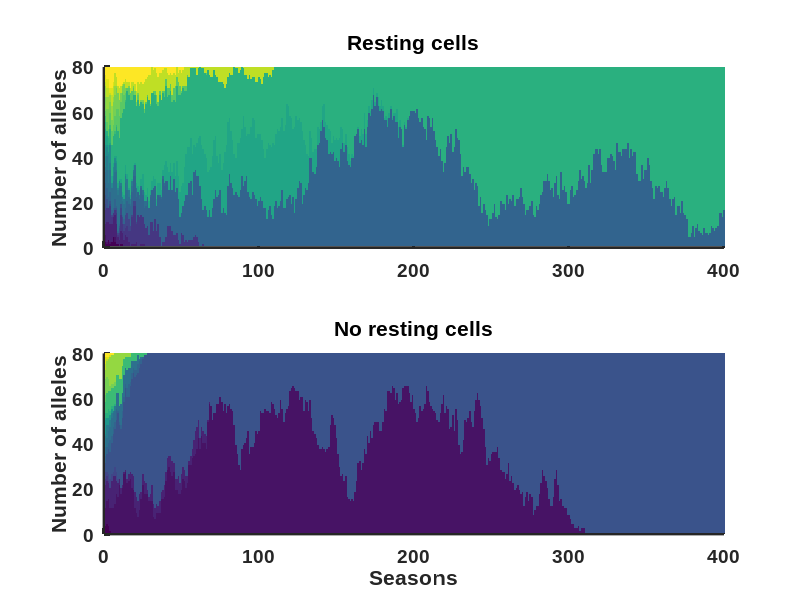

Write the MATLAB code that produced this figure.
clear all
close all
clc

% Parameters and start values
seasons = 400; % number of seasons
startsize = 80;% number of allels starting the two different strategies
percentsediment = 0.25; % percent allels picked from the sediment
startfrombloom = floor(startsize*(1-percentsediment)); % number of allels starting from last years bloom
startfromsediment = ceil(startsize*percentsediment); % number of alleles starting from the sediment
numberofalleles = 20;
alleles = [1:numberofalleles]; % possible alleles
k = 0.3; % rate of decay in the exponetial curve from which the sediment alleles are drawn
history = 20; % the number of seasons back in time from which alleles can be regenerated
for i = 1:history
   sediment(i,:) = randsample(alleles,startsize,true); % building up a starting sediment
end
pop1 = randsample(alleles,startsize,true); % starting population with resting stages
pop2 = randsample(alleles,startsize,true); % starting population without resting stages

% Predefinitions
endbloomplot1 = zeros(startsize,seasons);
endbloomplot2 = zeros(startsize,seasons);
sedimenttobloom = zeros(1,startfromsediment);

% Calculations
    for strategi = 1:2; % tests two life history strategies (forming and not forming resting cells)
        for t = 1:seasons % number of seasons with one bloom in each
            if strategi==1 % forming resting cells
                
                % save bloom
                endbloom1 = pop1;
                endbloomplot1(:,t) = sort(endbloom1);
                
                % make sediment
                sediment = [pop1;sediment];
                sediment = sediment(1:history,:); % keep only the needed depth
                
                % set pop to zero
                pop1 = zeros(1,startsize);
                
                % add allels from the privious bloom to the next bloom
                pop1 = randsample(endbloom1,startfrombloom,true);
                
                % add allels from the sediment to the next bloom
                column = randi([1 startsize],1,startfromsediment); % picks columns
                row = floor(-1/k*log(exp(-k*1)+rand(1,startfromsediment)*(exp(-k*(history+1))-exp(-k*1)))); % picks rows with an exponentiallly decreasing function, from this page http://www.mathworks.com/matlabcentral/newsreader/view_thread/292852
                
                for i = 1:startfromsediment % picks alleles from sediment according to positions generated above
                    sedimenttobloom1(i) = sediment(row(i),column(i));
                end
                
                pop1(startfrombloom+1:startsize) = sedimenttobloom1; % adds allels to pop
                
            else  % startegi 2, not forming resting cells
                
                % save bloom
                endbloom2 = pop2;
                endbloomplot2(:,t) = sort(endbloom2);
                                
                % set pop to zero
                pop2 = zeros(1,startsize);
                
                % add allels from the privious bloom to the next bloom
                pop2 = randsample(endbloom2,startsize,true);
                
            end
        end
    end

figure(1)
subplot(2,1,1)
set(gcf,'Color','w')
set(gca,'linewidth',2.0,'fontsize',14,'fontname','arial','fontweight','bold','color','w')
hold on
axis([0 400,0 80])
imagesc(endbloomplot1)
title('Resting cells')
ylabel('Number of alleles')
subplot(2,1,2)
set(gcf,'Color','w')
set(gca,'linewidth',2.0,'fontsize',14,'fontname','arial','fontweight','bold','color','w')
hold on
axis([0 400,0 80])
imagesc(endbloomplot2)
title('No resting cells')
xlabel('Seasons')
ylabel('Number of alleles')
